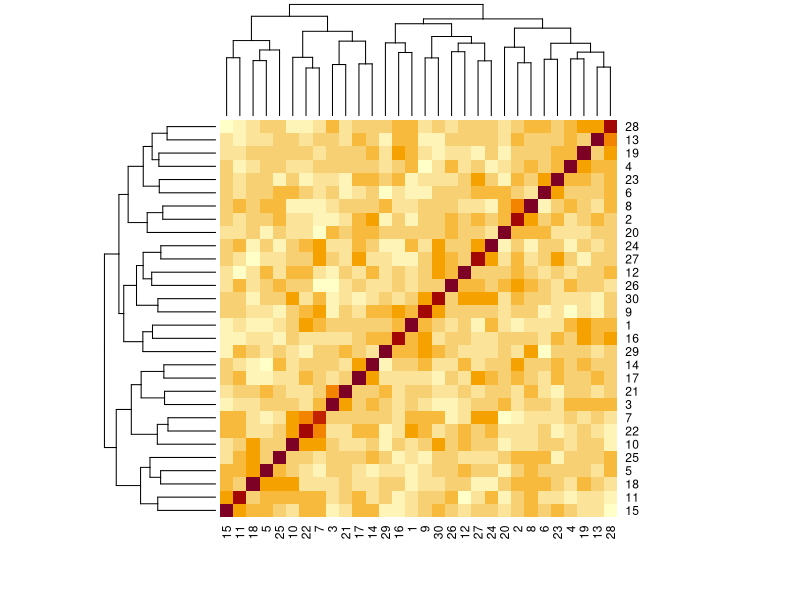
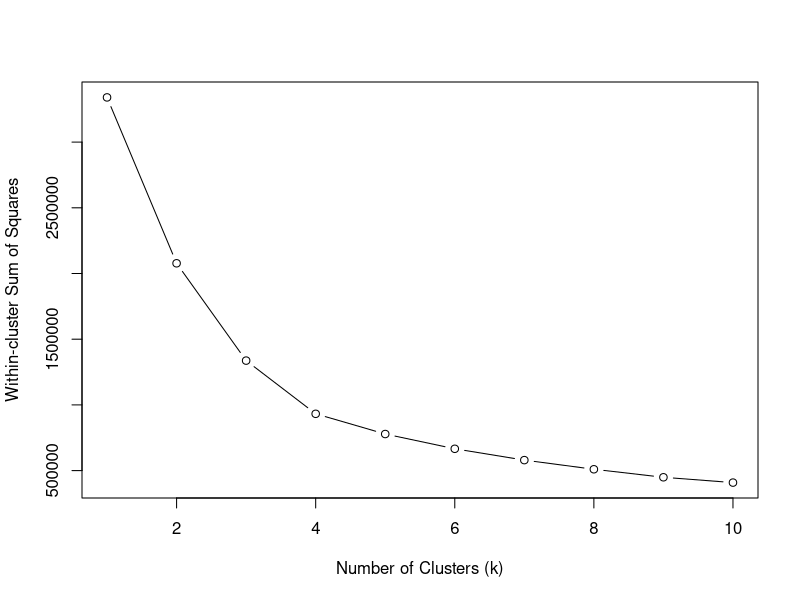
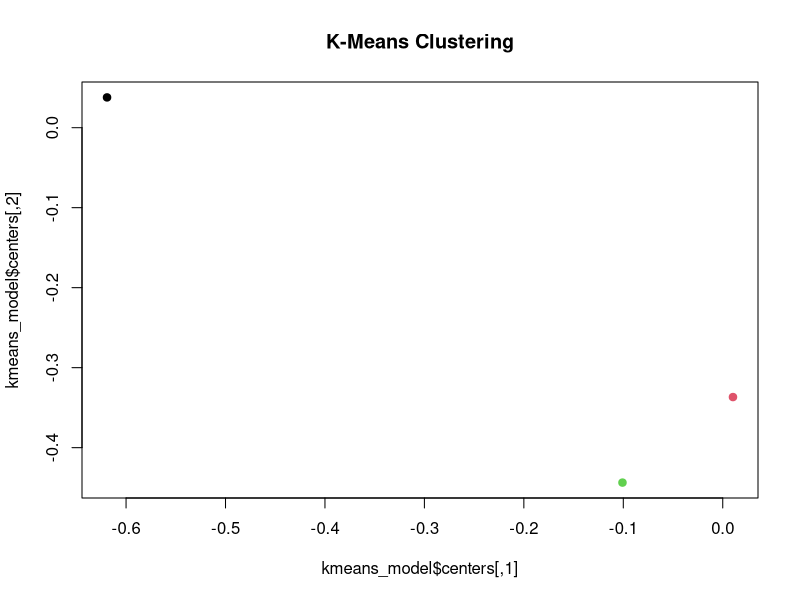
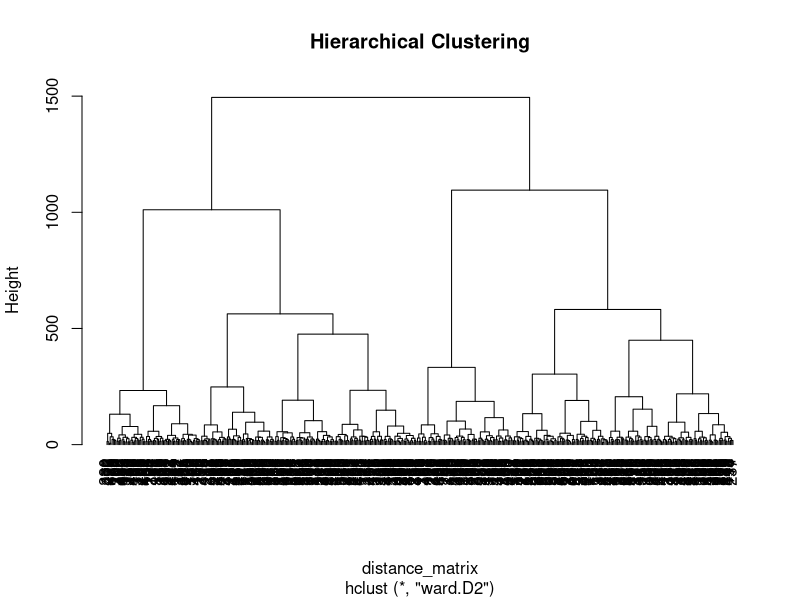
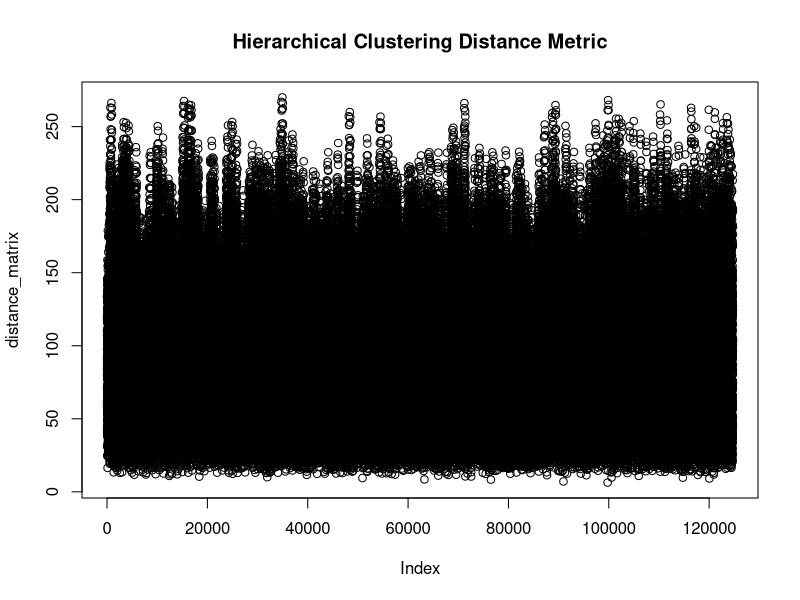
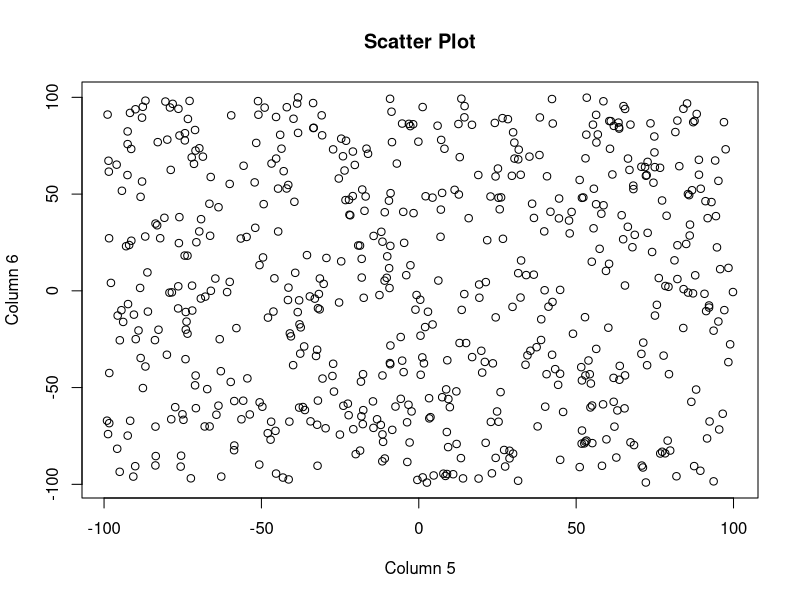
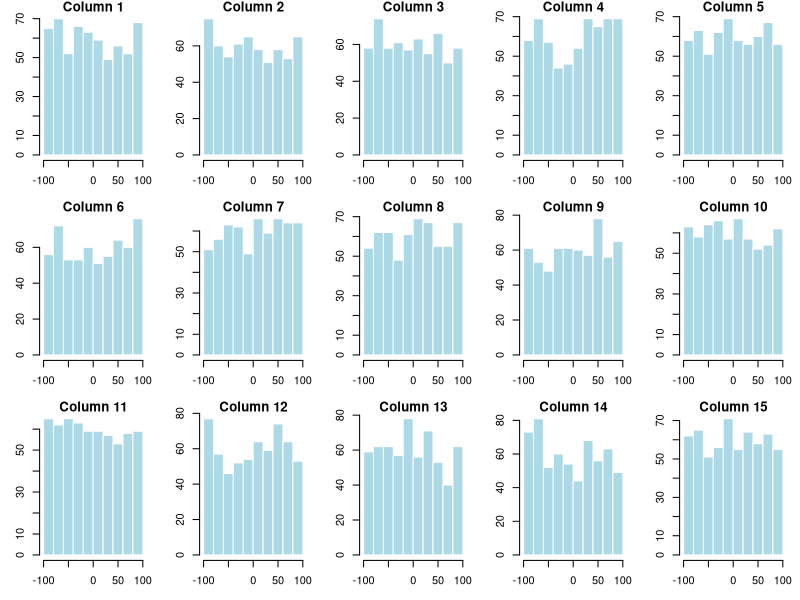
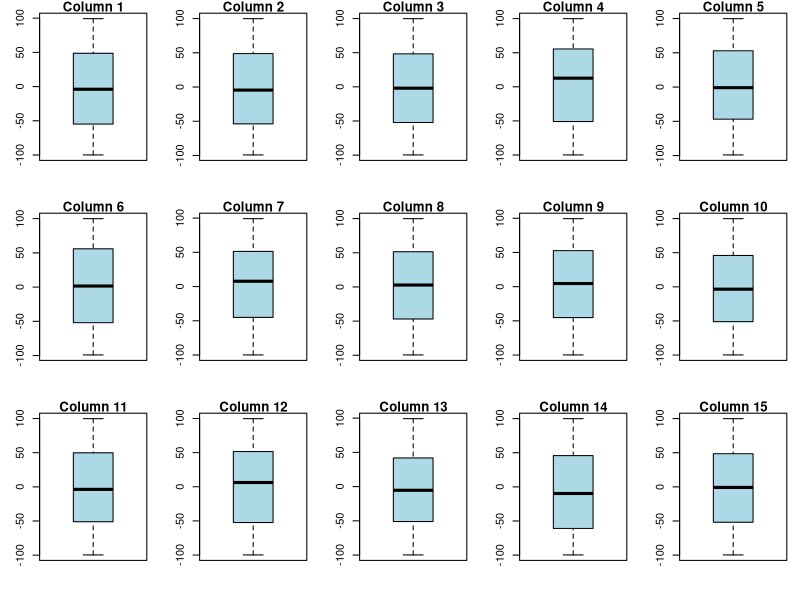

The R source for these figures, in order:
# Q1
# Set the file path
file_path <- "random_strings.txt"

# Generate 1000 random strings and save them to the file
random_strings <- replicate(1000, paste0(sample(c(letters, LETTERS, 0:9), 10, replace = TRUE), collapse = ""))
writeLines(random_strings, file_path)



# Q2
# Set the seed for reproducibility
set.seed(42)

# Generate a random dataset of 100 rows and 30 columns
dataset <- matrix(runif(100*30, min = 1, max = 200), nrow = 100)

# (i) Replace values with NA in the dataset between rows 10 and 60
dataset[10:60, ] <- NA

# Count the number of rows with missing values
rows_with_missing <- sum(rowSums(is.na(dataset)) > 0)
cat("Number of rows with missing values:", rows_with_missing, "\n")

# (ii) Replace NA values with column averages
dataset <- apply(dataset, 2, function(x) {
  na_index <- is.na(x)
  x[na_index] <- mean(x, na.rm = TRUE)
  x
})

# (iii) Calculate Pearson correlation and plot a heat map
correlation <- cor(dataset)
heatmap(correlation)

# Select columns with correlation <= 0.7
cor_threshold <- 0.7
low_correlation_columns <- colnames(dataset)[apply(correlation, 2, function(x) any(x <= cor_threshold))]
cat("Columns with correlation <= 0.7:", paste(low_correlation_columns, collapse = ", "), "\n")

# (iv) Normalize values between 0 and 10
normalize <- function(x) {
  (x - min(x)) / (max(x) - min(x)) * 10
}
dataset <- apply(dataset, 2, normalize)

# (v) Replace values with 1 if <= 0.5, else with 0
dataset <- ifelse(dataset <= 0.5, 1, 0)



# Q3
# Set the seed for reproducibility
set.seed(42)

# Generate a random dataset of 500 rows and 10 columns
dataset <- matrix(NA, nrow = 500, ncol = 10)

# Column 1 to 4: [-10, 10]
dataset[, 1:4] <- matrix(runif(500*4, min = -10, max = 10), nrow = 500)

# Column 5 to 8: [10, 20]
dataset[, 5:8] <- matrix(runif(500*4, min = 10, max = 20), nrow = 500)

# Column 9 to 10: [-100, 100]
dataset[, 9:10] <- matrix(runif(500*2, min = -100, max = 100), nrow = 500)

# (i) K-Means Clustering

# Determine the optimal number of clusters using the elbow method
wss <- numeric(10)
for (k in 1:10) {
  kmeans_model <- kmeans(dataset, centers = k, nstart = 10)
  wss[k] <- kmeans_model$tot.withinss
}
plot(1:10, wss, type = "b", xlab = "Number of Clusters (k)", ylab = "Within-cluster Sum of Squares")

# Choose the optimal number of clusters based on the plot
optimal_k <- 3  # You can modify this based on the elbow point in the plot

# Perform K-Means clustering with the optimal number of clusters
kmeans_model <- kmeans(dataset, centers = optimal_k, nstart = 10)

# Plot distance metric graph
plot(kmeans_model$centers, type = "p", pch = 19, col = 1:optimal_k, main = "K-Means Clustering")

# (ii) Hierarchical Clustering

# Calculate the distance matrix
distance_matrix <- dist(dataset)

# Perform Hierarchical clustering
hierarchical_model <- hclust(distance_matrix, method = "ward.D2")

# Determine the optimal number of clusters using the dendrogram
plot(hierarchical_model, hang = -1, main = "Hierarchical Clustering")

# Choose the optimal number of clusters based on the dendrogram
optimal_clusters <- 4  # You can modify this based on the dendrogram structure

# Cut the dendrogram to obtain clusters
hierarchical_clusters <- cutree(hierarchical_model, k = optimal_clusters)

# Plot distance metric graph
plot(distance_matrix, main = "Hierarchical Clustering Distance Metric")



# Q4
# Set the seed for reproducibility
set.seed(42)

# Generate a random dataset of 600 rows and 15 columns
dataset <- matrix(runif(600*15, min = -100, max = 100), nrow = 600)

# (i) Plot scatter graph between Column 5 and Column 6
column5 <- dataset[, 5]
column6 <- dataset[, 6]
plot(column5, column6, xlab = "Column 5", ylab = "Column 6", main = "Scatter Plot")

# (ii) Plot histogram of each column in a single graph
par(mfrow = c(3, 5))  # Set the layout to 3 rows and 5 columns
par(mar = c(3, 3, 1, 1))
for (i in 1:15) {
  hist(dataset[, i], main = paste("Column", i), xlab = "Value", col = "lightblue", border = "white")
}

# (iii) Plot the Box plot of each column in a single graph
par(mfrow = c(3, 5))  # Set the layout to 3 rows and 5 columns
par(mar = c(3, 3, 1, 1))
for (i in 1:15) {
  boxplot(dataset[, i], main = paste("Column", i), ylab = "Value", col = "lightblue", border = "black")
}



# Q5
# Set the seed for reproducibility
set.seed(42)

# Generate a random dataset of 500 rows and 5 columns
dataset <- matrix(runif(500*5, min = 5, max = 10), nrow = 500)

# (i) Perform t-Test on each column
t_test_results <- lapply(1:5, function(i) {
  t.test(dataset[, i])
})

# (ii) Perform Wilcoxon Signed Rank Test on each column
wilcoxon_test_results <- lapply(1:5, function(i) {
  wilcox.test(dataset[, i])
})

# (iii) Perform Two Sample t-Test and Wilcoxon Rank Sum Test on Column 3 and Column 4
column3 <- dataset[, 3]
column4 <- dataset[, 4]

# Two Sample t-Test
ttest_2sample <- t.test(column3, column4)

# Wilcoxon Rank Sum Test
wilcox_2sample <- wilcox.test(column3, column4)

# Print the results
cat("T-Test Results:\n")
for (i in 1:5) {
  cat("Column", i, ": p-value =", t_test_results[[i]]$p.value, "\n")
}

cat("\nWilcoxon Signed Rank Test Results:\n")
for (i in 1:5) {
  cat("Column", i, ": p-value =", wilcoxon_test_results[[i]]$p.value, "\n")
}

cat("\nTwo Sample t-Test Results for Column 3 and Column 4:\n")
cat("p-value =", ttest_2sample$p.value, "\n")

cat("\nWilcoxon Rank Sum Test Results for Column 3 and Column 4:\n")
cat("p-value =", wilcox_2sample$p.value, "\n")

